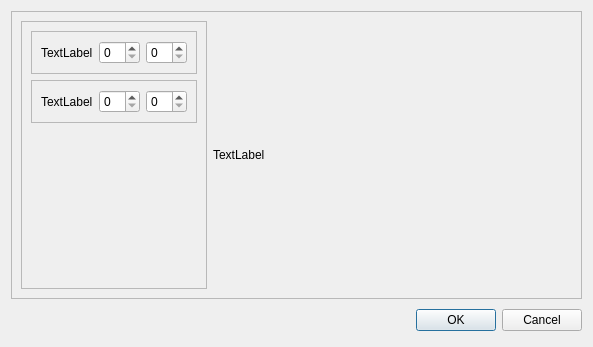
<?xml version="1.0" encoding="UTF-8"?>
<ui version="4.0">
 <class>Dialog</class>
 <widget class="QDialog" name="Dialog">
  <property name="geometry">
   <rect>
    <x>0</x>
    <y>0</y>
    <width>593</width>
    <height>347</height>
   </rect>
  </property>
  <property name="windowTitle">
   <string>Dialog</string>
  </property>
  <layout class="QVBoxLayout" name="verticalLayout" stretch="30,0">
   <item>
    <widget class="QFrame" name="frame">
     <property name="frameShape">
      <enum>QFrame::StyledPanel</enum>
     </property>
     <property name="frameShadow">
      <enum>QFrame::Raised</enum>
     </property>
     <layout class="QHBoxLayout" name="horizontalLayout_3" stretch="0,100">
      <item>
       <widget class="QFrame" name="frame_4">
        <property name="frameShape">
         <enum>QFrame::StyledPanel</enum>
        </property>
        <property name="frameShadow">
         <enum>QFrame::Raised</enum>
        </property>
        <layout class="QVBoxLayout" name="verticalLayout_2">
         <item>
          <widget class="QFrame" name="frame_2">
           <property name="frameShape">
            <enum>QFrame::StyledPanel</enum>
           </property>
           <property name="frameShadow">
            <enum>QFrame::Raised</enum>
           </property>
           <layout class="QHBoxLayout" name="horizontalLayout">
            <item>
             <widget class="QLabel" name="label">
              <property name="text">
               <string>TextLabel</string>
              </property>
             </widget>
            </item>
            <item>
             <widget class="QSpinBox" name="spinBox"/>
            </item>
            <item>
             <widget class="QSpinBox" name="spinBox_3"/>
            </item>
           </layout>
          </widget>
         </item>
         <item>
          <widget class="QFrame" name="frame_3">
           <property name="frameShape">
            <enum>QFrame::StyledPanel</enum>
           </property>
           <property name="frameShadow">
            <enum>QFrame::Raised</enum>
           </property>
           <layout class="QHBoxLayout" name="horizontalLayout_2">
            <item>
             <widget class="QLabel" name="label_2">
              <property name="text">
               <string>TextLabel</string>
              </property>
             </widget>
            </item>
            <item>
             <widget class="QSpinBox" name="spinBox_2"/>
            </item>
            <item>
             <widget class="QSpinBox" name="spinBox_4"/>
            </item>
           </layout>
          </widget>
         </item>
         <item>
          <spacer name="verticalSpacer">
           <property name="orientation">
            <enum>Qt::Vertical</enum>
           </property>
           <property name="sizeHint" stdset="0">
            <size>
             <width>20</width>
             <height>40</height>
            </size>
           </property>
          </spacer>
         </item>
        </layout>
       </widget>
      </item>
      <item>
       <widget class="QLabel" name="image">
        <property name="text">
         <string>TextLabel</string>
        </property>
       </widget>
      </item>
     </layout>
    </widget>
   </item>
   <item>
    <layout class="QHBoxLayout">
     <property name="spacing">
      <number>6</number>
     </property>
     <property name="sizeConstraint">
      <enum>QLayout::SetMinimumSize</enum>
     </property>
     <property name="margin">
      <number>0</number>
     </property>
     <item>
      <spacer>
       <property name="orientation">
        <enum>Qt::Horizontal</enum>
       </property>
       <property name="sizeHint" stdset="0">
        <size>
         <width>131</width>
         <height>31</height>
        </size>
       </property>
      </spacer>
     </item>
     <item>
      <widget class="QPushButton" name="okButton">
       <property name="text">
        <string>OK</string>
       </property>
      </widget>
     </item>
     <item>
      <widget class="QPushButton" name="cancelButton">
       <property name="text">
        <string>Cancel</string>
       </property>
      </widget>
     </item>
    </layout>
   </item>
  </layout>
  <zorder>layoutWidget</zorder>
  <zorder>frame</zorder>
  <zorder></zorder>
  <zorder>okButton</zorder>
 </widget>
 <resources/>
 <connections>
  <connection>
   <sender>okButton</sender>
   <signal>clicked()</signal>
   <receiver>Dialog</receiver>
   <slot>accept()</slot>
   <hints>
    <hint type="sourcelabel">
     <x>278</x>
     <y>253</y>
    </hint>
    <hint type="destinationlabel">
     <x>96</x>
     <y>254</y>
    </hint>
   </hints>
  </connection>
  <connection>
   <sender>cancelButton</sender>
   <signal>clicked()</signal>
   <receiver>Dialog</receiver>
   <slot>reject()</slot>
   <hints>
    <hint type="sourcelabel">
     <x>369</x>
     <y>253</y>
    </hint>
    <hint type="destinationlabel">
     <x>179</x>
     <y>282</y>
    </hint>
   </hints>
  </connection>
 </connections>
</ui>
